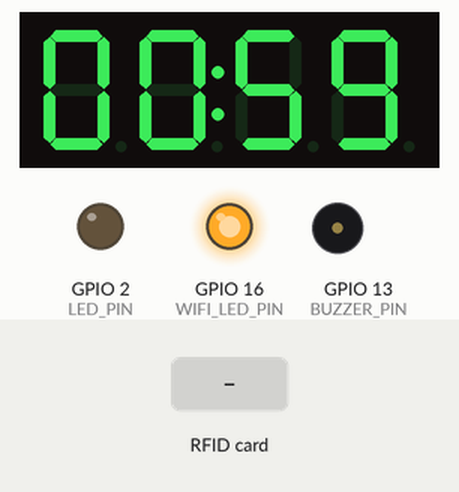
Recording of a sketch running on a simulated ESP32. Shown: 4-digit seven-segment display, output pins drawn as LEDs (lit = HIGH), buzzer (waves = sounding, pin HIGH). Inputs (shaded band) come from the test bench. WiFi joins after 1.5 s; servers stay silent unless stated; uploads are accepted with an empty reply; what the sketch prints to the serial monitor is not drawn.

Above: at 3.2 s.
3.3 s: RFID card 12 34 56 78 held to the reader
At 3.6 s:
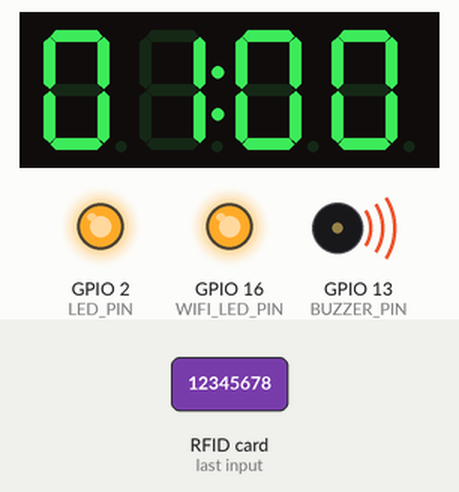
5.1 s: RFID card 5E 7A 19 C4 held to the reader
At 6.2 s:
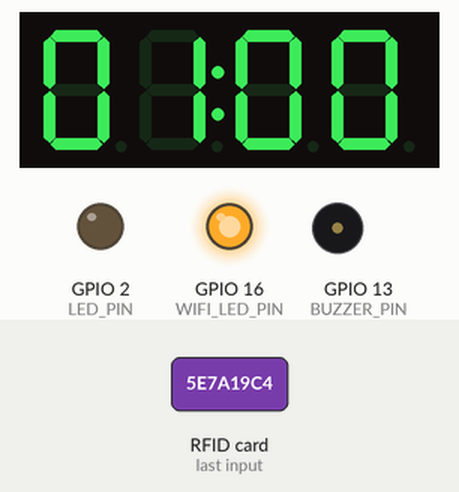
At 55.02 s:
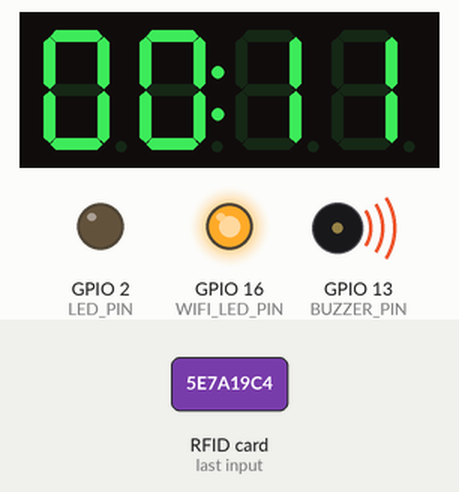
Timing chart, 0 to 57.4 s (numbered marks = the images above; inputs shaded):
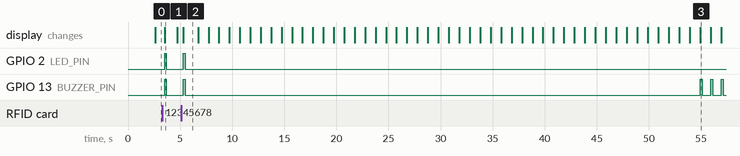

The sketch:

client_buzzer_timer_led_rfid.ino
```cpp
#include <TM1637Display.h>
#include <SPI.h>
#include <MFRC522.h>
#include <WiFi.h>
#include <HTTPClient.h>

// GPIO Definitions
const int CLK_PIN = 5;      // GPIO5 for TM1637 CLK
const int DIO_PIN = 4;      // GPIO4 for TM1637 DIO
const int BUZZER_PIN = 13;  // GPIO13 for buzzer
const int LED_PIN = 2;      // GPIO2 for LED
const int WIFI_LED_PIN = 16; // GPIO16 for WiFi LED
const int BRIGHTNESS_LEVEL = 2; // 0-7 brightness

// RFID Pins
#define SS_PIN  17  // GPIO17
#define RST_PIN 27  // GPIO27

// WiFi Settings
const char* serverSsid = "server_1st_esp32";
const char* serverPassword = "12345678";
unsigned long wifiConnectionAttemptTime = 0;
const unsigned long WIFI_RETRY_INTERVAL = 30000;
bool wifiConnected = false;

// Server Configuration
const char* serverAddress = "192.168.4.1";
const int serverPort = 80;

// System State
TM1637Display display(CLK_PIN, DIO_PIN);
MFRC522 rfid(SS_PIN, RST_PIN);
unsigned long totalSeconds = 60;
String lastRfidTag = "";
unsigned long lastTagTime = 0;
const unsigned long TAG_COOLDOWN = 3000;

// Timing Control
unsigned long previousMillis = 0;
const unsigned long timerInterval = 1000;
bool timerActive = true;

// LED/Buzzer Control
unsigned long ledStartTime = 0;
bool ledActive = false;
bool buzzerActive = false;
unsigned long buzzerStartTime = 0;

void setup() {
  Serial.begin(115200);

  // Initialize GPIO
  pinMode(BUZZER_PIN, OUTPUT);
  pinMode(LED_PIN, OUTPUT);
  pinMode(WIFI_LED_PIN, OUTPUT);
  digitalWrite(BUZZER_PIN, LOW);
  digitalWrite(LED_PIN, LOW);
  digitalWrite(WIFI_LED_PIN, LOW);

  // Initialize displays
  display.setBrightness(BRIGHTNESS_LEVEL);
  displayTime(totalSeconds);

  // Initialize RFID
  SPI.begin();
  rfid.PCD_Init();

  // Initialize WiFi
  WiFi.mode(WIFI_STA);
  connectToServerWiFi();

  Serial.println("System ready!");
}

void loop() {
  unsigned long currentMillis = millis();

  // WiFi Management
  if (currentMillis - wifiConnectionAttemptTime >= WIFI_RETRY_INTERVAL) {
    checkWiFiConnection();
  }

  // RFID Handling
  checkRfid();

  // LED Timeout
  if (ledActive && (currentMillis - ledStartTime >= 2000)) {
    digitalWrite(LED_PIN, LOW);
    ledActive = false;
  }

  // Buzzer Timeout
  if (buzzerActive && (currentMillis - buzzerStartTime >= 200)) {
    digitalWrite(BUZZER_PIN, LOW);
    buzzerActive = false;
  }

  // Timer Handling
  if (timerActive) {
    if (currentMillis - previousMillis >= timerInterval) {
      previousMillis = currentMillis;

      if (totalSeconds > 0) {
        displayTime(totalSeconds);
        totalSeconds--;

        // Handle low time beep
        if (totalSeconds <= 10) {
          digitalWrite(BUZZER_PIN, HIGH);
          buzzerActive = true;
          buzzerStartTime = currentMillis;
        }
      } else {
        handleTimerExpiration();
      }
    }
  }
}

void displayTime(unsigned long totalSeconds) {
  int minutes = totalSeconds / 60;
  int seconds = totalSeconds % 60;
  uint8_t data[] = {
    display.encodeDigit(minutes / 10),
    display.encodeDigit(minutes % 10) | 0x80,
    display.encodeDigit(seconds / 10),
    display.encodeDigit(seconds % 10)
  };
  display.setSegments(data);
}

void checkRfid() {
  if (rfid.PICC_IsNewCardPresent() && rfid.PICC_ReadCardSerial()) {
    readRfidTag();

    if (wifiConnected) {
      sendRfidToServer(lastRfidTag);
    }

    totalSeconds = 60;
    displayTime(totalSeconds);

    // Visual/audio feedback
    digitalWrite(LED_PIN, HIGH);
    ledActive = true;
    ledStartTime = millis();

    // Double beep
    activateBuzzer(100);
    delay(150);
    activateBuzzer(100);
  }
}

void readRfidTag() {
  String rfidTag = "";
  for (byte i = 0; i < rfid.uid.size; i++) {
    rfidTag += (rfid.uid.uidByte[i] < 0x10 ? "0" : "") + String(rfid.uid.uidByte[i], HEX);
  }
  rfidTag.toUpperCase();

  unsigned long currentTime = millis();
  if (rfidTag != lastRfidTag || (currentTime - lastTagTime >= TAG_COOLDOWN)) {
    lastRfidTag = rfidTag;
    lastTagTime = currentTime;
    Serial.print("RFID Tag: ");
    Serial.println(rfidTag);
  }

  rfid.PICC_HaltA();
  rfid.PCD_StopCrypto1();
}

void handleTimerExpiration() {
    timerActive = false;
    display.showNumberDecEx(0, 0b01000000, true);
    // Removed the buzzer activation line: activateBuzzer(1000);

    while (true) {
      checkWiFiConnection();

      if (rfid.PICC_IsNewCardPresent() && rfid.PICC_ReadCardSerial()) {
        totalSeconds = 60;
        readRfidTag();
        digitalWrite(LED_PIN, HIGH);
        ledActive = true;
        ledStartTime = millis();
        timerActive = true;
        previousMillis = millis();
        break;
      }

      if (ledActive && (millis() - ledStartTime >= 2000)) {
        digitalWrite(LED_PIN, LOW);
        ledActive = false;
      }

      delay(100);
    }
  }

void activateBuzzer(unsigned long duration) {
  digitalWrite(BUZZER_PIN, HIGH);
  buzzerActive = true;
  buzzerStartTime = millis();
}

// WiFi functions remain mostly the same as original, just removed LCD references
void connectToServerWiFi() {
  WiFi.begin(serverSsid, serverPassword);

  int retries = 0;
  while (WiFi.status() != WL_CONNECTED && retries < 10) {
    delay(500);
    Serial.print(".");
    retries++;
  }

  if (WiFi.status() == WL_CONNECTED) {
    Serial.println("\nWiFi connected");
    digitalWrite(WIFI_LED_PIN, HIGH);
    wifiConnected = true;
  } else {
    Serial.println("\nWiFi connection failed");
    digitalWrite(WIFI_LED_PIN, LOW);
    wifiConnected = false;
  }

  wifiConnectionAttemptTime = millis();
}

void checkWiFiConnection() {
  if (WiFi.status() != WL_CONNECTED) {
    digitalWrite(WIFI_LED_PIN, LOW);
    wifiConnected = false;
    connectToServerWiFi();
  } else {
    digitalWrite(WIFI_LED_PIN, HIGH);
    wifiConnected = true;
  }
}

void sendRfidToServer(String rfidTag) {
  if (WiFi.status() == WL_CONNECTED) {
    HTTPClient http;
    String url = "http://" + String(serverAddress) + ":" + String(serverPort) + "/clientrfid";

    http.begin(url);
    http.addHeader("Content-Type", "text/plain");
    int httpCode = http.POST(rfidTag);

    Serial.print("HTTP Response: ");
    Serial.println(httpCode);

    http.end();
  }
}
```

Measured:
- after the input at 3.3 s, GPIO 2 (LED_PIN), GPIO 13 (BUZZER_PIN): LOW → HIGH after 0.23 s, → LOW 0.15 s later
- after the input at 5.1 s, GPIO 2 (LED_PIN): LOW → HIGH after 0.23 s, → LOW 0.15 s later
- what the display in image 1 shows lasts 1.2 s, from 3.5 s to 4.7 s
- what the display in image 2 shows lasts 1.4 s, from 5.3 s to 6.7 s
